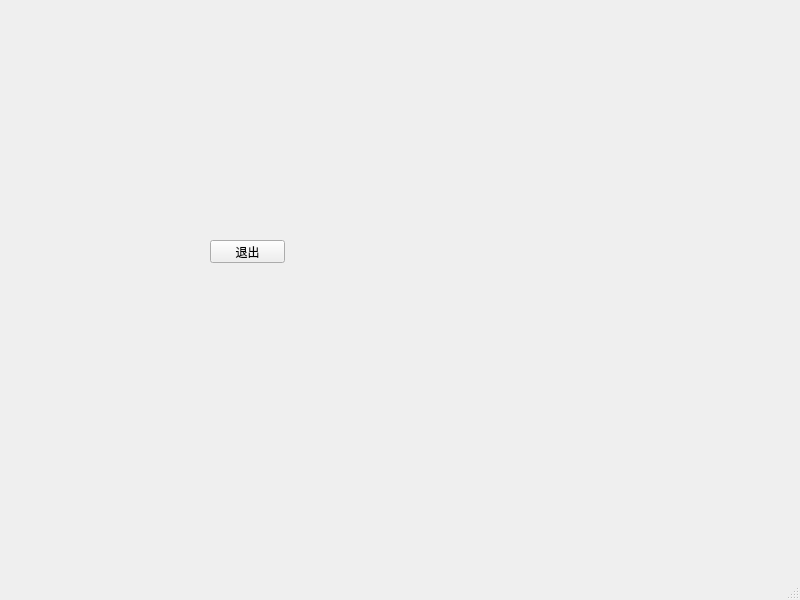
<?xml version="1.0" encoding="UTF-8"?>
<ui version="4.0">
 <class>MainWindow</class>
 <widget class="QMainWindow" name="MainWindow">
  <property name="geometry">
   <rect>
    <x>0</x>
    <y>0</y>
    <width>800</width>
    <height>600</height>
   </rect>
  </property>
  <property name="windowTitle">
   <string>学点编程吧</string>
  </property>
  <property name="windowIcon">
   <iconset>
    <normaloff>xddcb8.ico</normaloff>xddcb8.ico</iconset>
  </property>
  <widget class="QWidget" name="centralwidget">
   <widget class="QPushButton" name="pushButton">
    <property name="geometry">
     <rect>
      <x>210</x>
      <y>240</y>
      <width>75</width>
      <height>23</height>
     </rect>
    </property>
    <property name="text">
     <string>退出</string>
    </property>
   </widget>
  </widget>
  <widget class="QMenuBar" name="menubar">
   <property name="geometry">
    <rect>
     <x>0</x>
     <y>0</y>
     <width>800</width>
     <height>23</height>
    </rect>
   </property>
  </widget>
  <widget class="QStatusBar" name="statusbar"/>
 </widget>
 <resources/>
 <connections>
  <connection>
   <sender>pushButton</sender>
   <signal>clicked()</signal>
   <receiver>MainWindow</receiver>
   <slot>close()</slot>
   <hints>
    <hint type="sourcelabel">
     <x>259</x>
     <y>273</y>
    </hint>
    <hint type="destinationlabel">
     <x>260</x>
     <y>491</y>
    </hint>
   </hints>
  </connection>
 </connections>
</ui>
